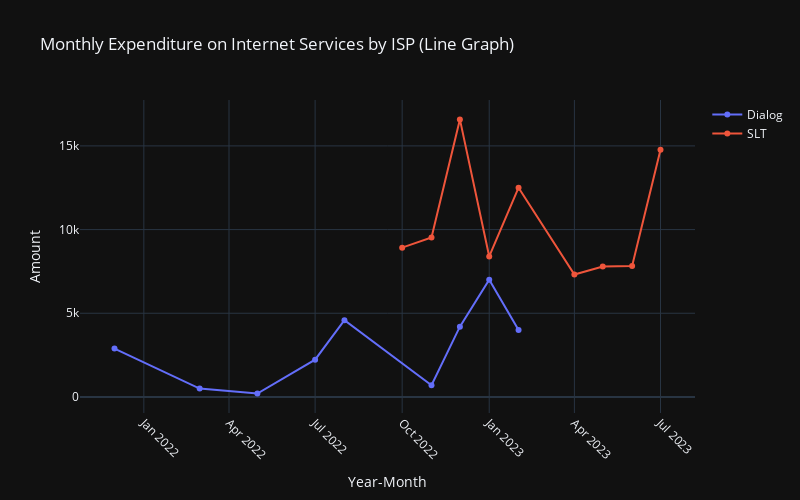

The notebook cell saved with this chart:
### Code cell
orig = df.copy()
df = monthly_payments.copy()

import plotly.graph_objs as go
import plotly.express as px

# Assuming you have the 'year' and 'month' columns
# If not, you can use df['date'] = df['year'].astype(str) + '-' + df['month'].astype(str) to create a 'year-month' column

# Create a line graph using Plotly
fig = go.Figure()

# Add a line trace for each ISP
for isp in df['ISP'].unique():
    df_filtered = df[df['ISP'] == isp]
    fig.add_trace(go.Scatter(x=df_filtered['year'].astype(str) + '-' + df_filtered['month'].astype(str),
                             y=df_filtered['amount'],
                             mode='lines+markers',
                             name=isp))

# Customize the layout
fig.update_layout(
    title='Monthly Expenditure on Internet Services by ISP (Line Graph)',
    xaxis_title='Year-Month',
    yaxis_title='Amount',
    xaxis=dict(tickangle=45),
    template="plotly_dark",
    width=800,
    height=500
)
# fig.update_traces(line=dict(color=['crimson', 'teal']))

# Show the plot
fig.show()

### Figure 1 — Plotly figure (JSON) as saved in the notebook; plotly's stock layout.template omitted (floating-point values rounded to 4 significant figures)
{"data": [{"mode": "lines+markers", "name": "Dialog", "type": "scatter", "x": ["2021-12", "2022-3", "2022-5", "2022-7", "2022-8", "2022-11", "2022-12", "2023-1", "2023-2"], "y": [2890.0, 500, 200, 2229.0, 4587.0, 700, 4200, 7000, 4000]}, {"mode": "lines+markers", "name": "SLT", "type": "scatter", "x": ["2022-10", "2022-11", "2022-12", "2023-1", "2023-2", "2023-4", "2023-5", "2023-6", "2023-7"], "y": [8920.0, 9532.0, 16580.0, 8393.0, 12500.0, 7317.0, 7787.0, 7829.0, 14770.0]}], "layout": {"height": 500, "title": {"text": "Monthly Expenditure on Internet Services by ISP (Line Graph)"}, "width": 800, "xaxis": {"tickangle": 45, "title": {"text": "Year-Month"}}, "yaxis": {"title": {"text": "Amount"}}}}
